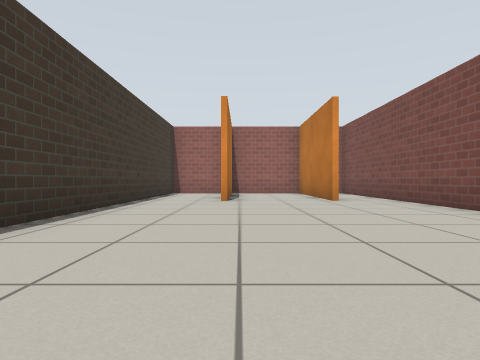
[1] (above)

17 first-person views from a walk through a Gazebo world. The camera is 0.5 m above the floor, looks level and sees 75° across. The floor is counted in squares, 1 m on a side. Each view is taken from the middle of a square. On the plan, view 1 faces up. The plan holds only what a view shows up to about 9 squares ahead; the rest is blank. Simple patterns stand in for the simulator's built-in surfaces.

[2]
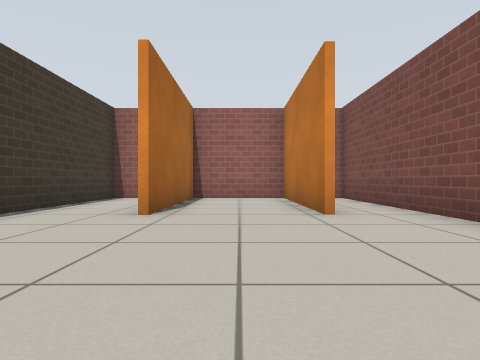

[3]
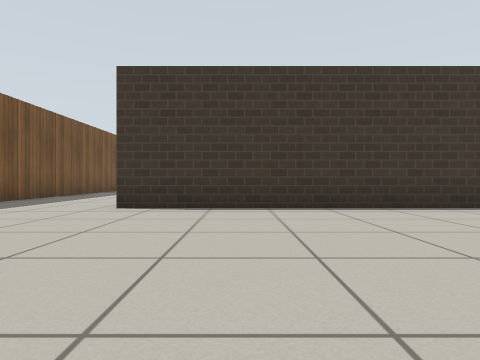

[4]
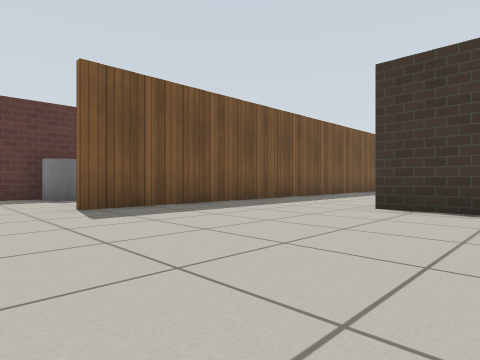

[5]
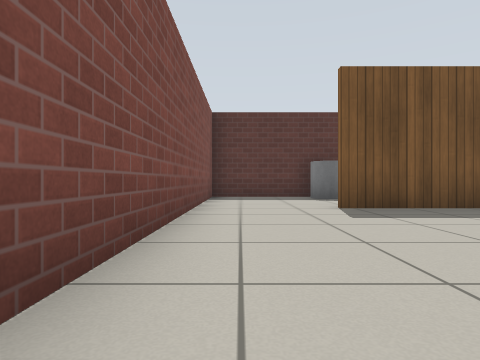

[6]
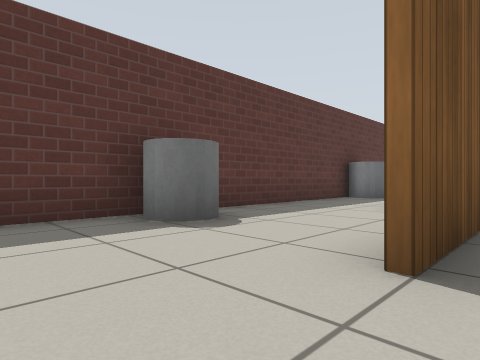

[7]
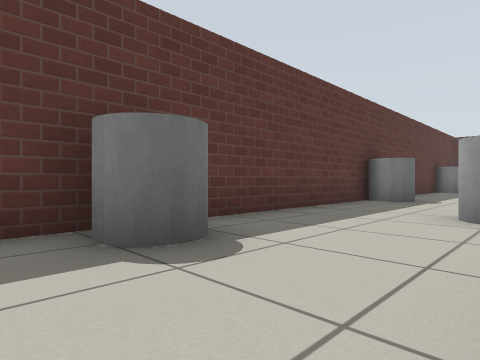

[8]
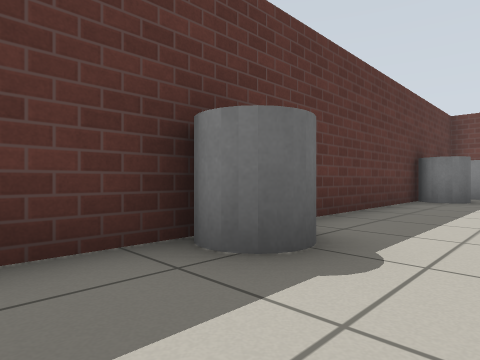

[9]
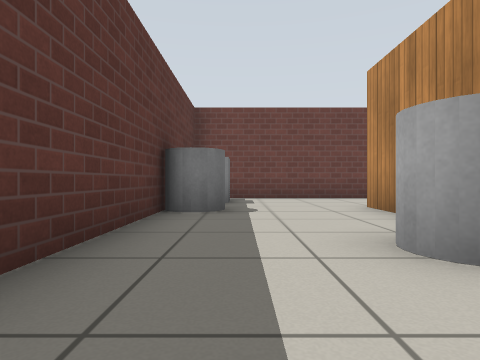

[10]
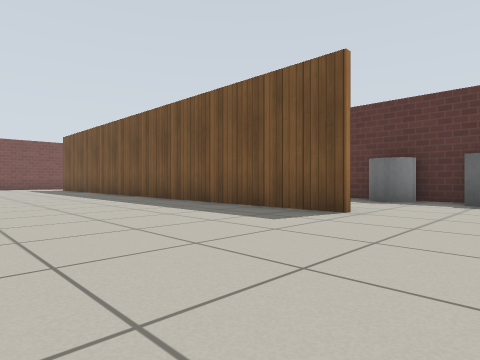

[11]
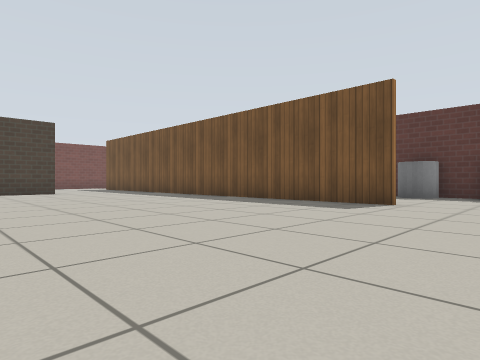

[12]
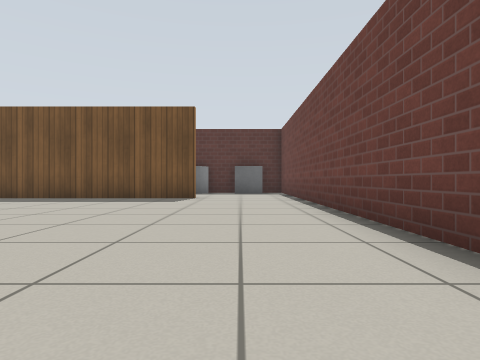

[13]
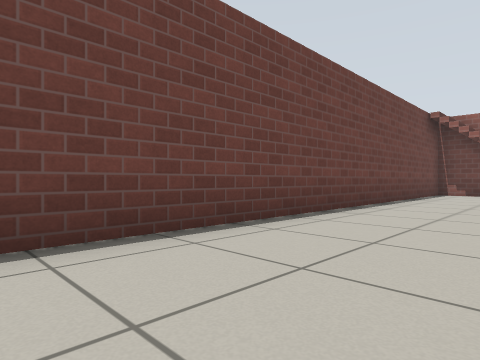

[14]
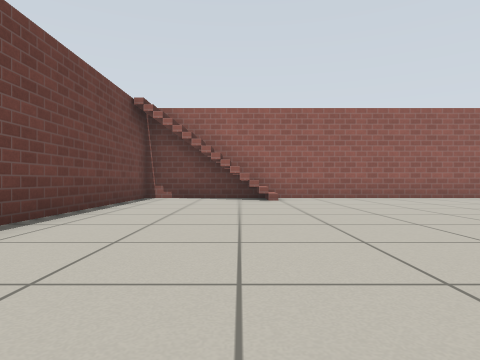

[15]
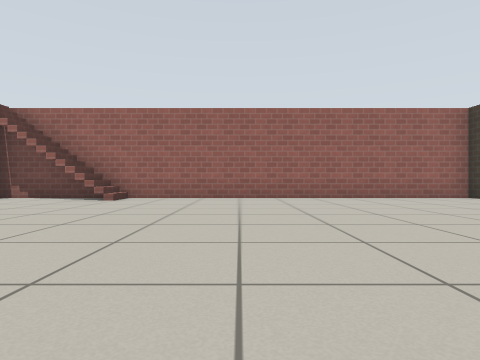

[16]
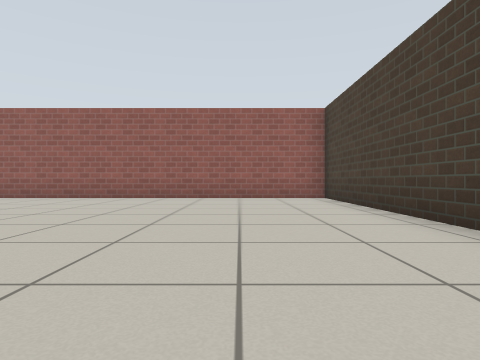

[17]
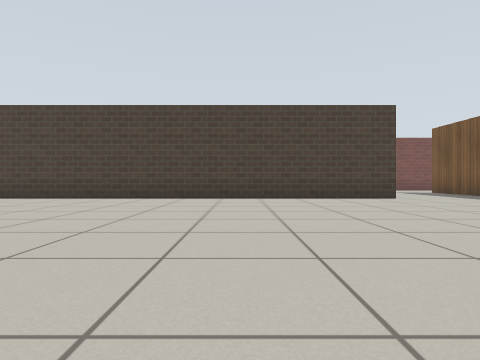

### Floor plan
Points are (right, up) in squares from view 1. A wall is a line through its corners. A room is listed if a view was taken in it or the views show most of it. See-through windows are left out.
Room 1 (views 1, 2, 3, 4, 5, 6, 7, 8, 9, 10, 11, 12, 13, 14, 15, 16, 17)
walls: (-2.6, -1.2) (-2.6, 11.7) (-15.6, 11.7) (-15.6, -8.3) (2.5, -8.3); (-10, -4.6) (-12.9, -4.6); (-12.9, -4.5) (1.2, -4.5); (2.2, 7.5) (2.2, 11.7) (-0.3, 11.7) (-0.3, 7.4); (3.8, 5) (3.8, 11.8); (-2.5, 11.7) (-2.5, -1.2); (3.8, -8) (3.8, 0)
objects: grey box (-14, -8) to (-14, -7); stairs (-14, 11) to (-13, 11); grey cylinder (-12, -8); grey cylinder (-9, -6) to (-9, -5); grey cylinder (-6, -8); grey cylinder (-3, -6) to (-3, -5); grey cylinder (1, -8) to (1, -7)

Positions as (right, up) in squares from view 1, and headings:
1: (0, 0), facing up
2: (1, 3), facing up
3: (3, 1), facing left
4: (3, 1), facing down-left
5: (3, 1), facing down
6: (3, -4), facing down-left
7: (2, -5), facing down-left
8: (-4, -6), facing down-left
9: (-7, -7), facing left
10: (-15, 0), facing down-right
11: (-15, 2), facing down-right
12: (-14, 4), facing down
13: (-13, 0), facing up-left
14: (-13, 3), facing up
15: (-9, 3), facing up
16: (-5, 3), facing up
17: (-11, 3), facing right
